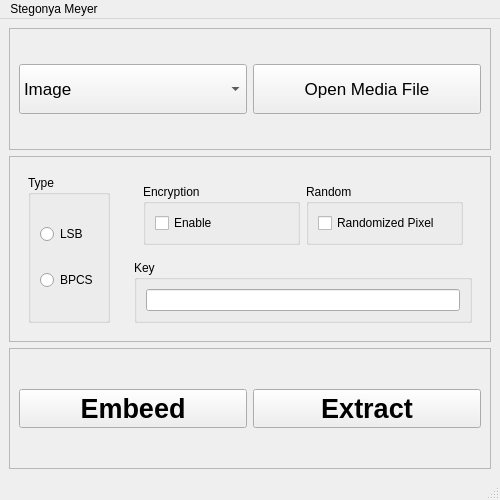
<?xml version="1.0" encoding="UTF-8"?>
<ui version="4.0">
 <class>MainWindow</class>
 <widget class="QMainWindow" name="MainWindow">
  <property name="geometry">
   <rect>
    <x>0</x>
    <y>0</y>
    <width>500</width>
    <height>500</height>
   </rect>
  </property>
  <property name="windowTitle">
   <string>MainWindow</string>
  </property>
  <widget class="QWidget" name="centralwidget">
   <layout class="QVBoxLayout" name="verticalLayout_5">
    <item>
     <widget class="QFrame" name="frame_2">
      <property name="frameShape">
       <enum>QFrame::StyledPanel</enum>
      </property>
      <property name="frameShadow">
       <enum>QFrame::Raised</enum>
      </property>
      <layout class="QHBoxLayout" name="horizontalLayout_3">
       <item>
        <widget class="QComboBox" name="comboBox">
         <property name="minimumSize">
          <size>
           <width>0</width>
           <height>50</height>
          </size>
         </property>
         <property name="font">
          <font>
           <pointsize>13</pointsize>
          </font>
         </property>
         <item>
          <property name="text">
           <string>Image</string>
          </property>
         </item>
         <item>
          <property name="text">
           <string>Video</string>
          </property>
         </item>
         <item>
          <property name="text">
           <string>Audio</string>
          </property>
         </item>
        </widget>
       </item>
       <item>
        <widget class="QPushButton" name="pushButton">
         <property name="minimumSize">
          <size>
           <width>0</width>
           <height>50</height>
          </size>
         </property>
         <property name="font">
          <font>
           <pointsize>13</pointsize>
          </font>
         </property>
         <property name="text">
          <string>Open Media File</string>
         </property>
        </widget>
       </item>
      </layout>
     </widget>
    </item>
    <item>
     <widget class="QFrame" name="frame_3">
      <property name="frameShape">
       <enum>QFrame::StyledPanel</enum>
      </property>
      <property name="frameShadow">
       <enum>QFrame::Raised</enum>
      </property>
      <layout class="QHBoxLayout" name="horizontalLayout_4">
       <item>
        <widget class="QWidget" name="widget_2" native="true">
         <layout class="QVBoxLayout" name="verticalLayout_3">
          <item>
           <widget class="QGroupBox" name="groupBox_2">
            <property name="title">
             <string>Type</string>
            </property>
            <layout class="QVBoxLayout" name="verticalLayout">
             <item>
              <widget class="QRadioButton" name="radioButton">
               <property name="text">
                <string>LSB</string>
               </property>
              </widget>
             </item>
             <item>
              <widget class="QRadioButton" name="radioButton_2">
               <property name="text">
                <string>BPCS</string>
               </property>
              </widget>
             </item>
            </layout>
           </widget>
          </item>
         </layout>
        </widget>
       </item>
       <item>
        <widget class="QWidget" name="widget_3" native="true">
         <layout class="QVBoxLayout" name="verticalLayout_6">
          <item>
           <widget class="QWidget" name="widget" native="true">
            <layout class="QHBoxLayout" name="horizontalLayout_5">
             <item>
              <widget class="QGroupBox" name="groupBox">
               <property name="title">
                <string>Encryption</string>
               </property>
               <layout class="QVBoxLayout" name="verticalLayout_2">
                <item>
                 <widget class="QCheckBox" name="checkBox">
                  <property name="text">
                   <string>Enable</string>
                  </property>
                 </widget>
                </item>
               </layout>
              </widget>
             </item>
             <item>
              <widget class="QGroupBox" name="groupBox_3">
               <property name="title">
                <string>Random</string>
               </property>
               <layout class="QVBoxLayout" name="verticalLayout_4">
                <item>
                 <widget class="QCheckBox" name="checkBox_2">
                  <property name="text">
                   <string>Randomized Pixel</string>
                  </property>
                 </widget>
                </item>
               </layout>
              </widget>
             </item>
            </layout>
           </widget>
          </item>
          <item>
           <widget class="QGroupBox" name="groupBox_4">
            <property name="title">
             <string>Key</string>
            </property>
            <layout class="QHBoxLayout" name="horizontalLayout_2">
             <item>
              <widget class="QLineEdit" name="lineEdit"/>
             </item>
            </layout>
           </widget>
          </item>
         </layout>
        </widget>
       </item>
      </layout>
     </widget>
    </item>
    <item>
     <widget class="QFrame" name="frame">
      <property name="frameShape">
       <enum>QFrame::StyledPanel</enum>
      </property>
      <property name="frameShadow">
       <enum>QFrame::Raised</enum>
      </property>
      <layout class="QHBoxLayout" name="horizontalLayout">
       <item>
        <widget class="QPushButton" name="pushButton_2">
         <property name="font">
          <font>
           <pointsize>20</pointsize>
           <weight>75</weight>
           <bold>true</bold>
          </font>
         </property>
         <property name="text">
          <string>Embeed</string>
         </property>
        </widget>
       </item>
       <item>
        <widget class="QPushButton" name="pushButton_3">
         <property name="font">
          <font>
           <pointsize>20</pointsize>
           <weight>75</weight>
           <bold>true</bold>
          </font>
         </property>
         <property name="text">
          <string>Extract</string>
         </property>
        </widget>
       </item>
      </layout>
     </widget>
    </item>
   </layout>
  </widget>
  <widget class="QMenuBar" name="menubar">
   <property name="geometry">
    <rect>
     <x>0</x>
     <y>0</y>
     <width>500</width>
     <height>22</height>
    </rect>
   </property>
   <widget class="QMenu" name="menuStegonya_Meyer">
    <property name="title">
     <string>Stegonya Meyer</string>
    </property>
   </widget>
   <addaction name="menuStegonya_Meyer"/>
  </widget>
  <widget class="QStatusBar" name="statusbar"/>
 </widget>
 <resources/>
 <connections/>
</ui>
